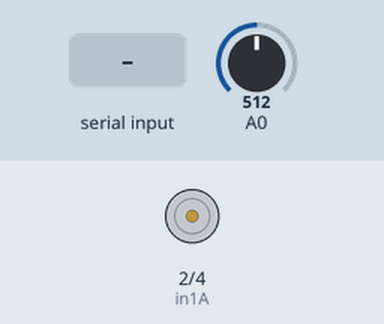
Simulated run of this sketch. Board: Arduino Uno, built with avr-gcc and run on an emulated ATmega328P. Shown: motor-driver pin pairs drawn as motors (green arrow = first pin HIGH = forward, orange = second pin HIGH = backward, longer = more drive, scaled by the enable pin). The inputs (shaded band) are chosen by the test bench; at power-on: A0 = 512. What the sketch prints to the serial monitor is not drawn.

Above: at 1.2 s.
1.3 s: "1" received over Serial
2.8 s: A0 set to 716
At 3.4 s:
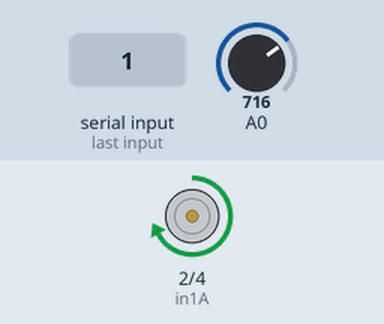
4.3 s: A0 set to 756
At 4.6 s:
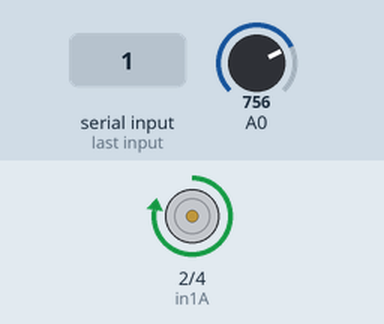
5.8 s: A0 set to 768
At 7.0 s:
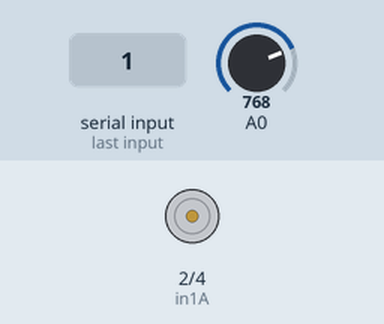
7.3 s: A0 set to 900
At 8.1 s:
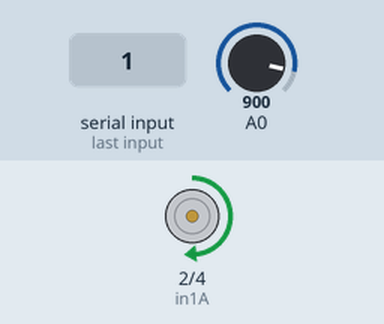
8.8 s: A0 set to 306
At 9.2 s:
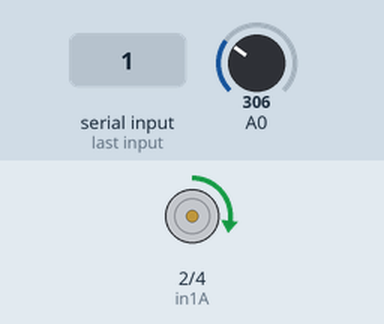
Timing chart, 0 to 11.3 s (numbered marks = the images above; inputs shaded):
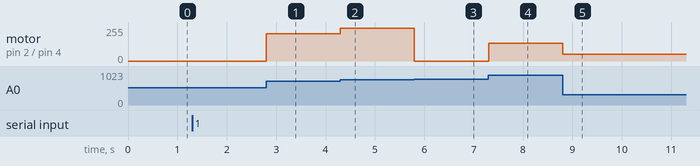

Measured:
- the behaviour switches between 767 and 768 on A0 (found by bisection; images 2 and 3)
- after the input at 2.8 s, motor on pin 2 (in1A) / pin 4 (in2A): stopped → forward 204/255 at once
- after the input at 4.3 s, motor on pin 2 (in1A) / pin 4 (in2A): forward 204/255 → forward 244/255 at once
- after the input at 5.8 s, motor on pin 2 (in1A) / pin 4 (in2A): forward 244/255 → stopped at once
- after the input at 7.3 s, motor on pin 2 (in1A) / pin 4 (in2A): stopped → forward 132/255 at once
- after the input at 8.8 s, motor on pin 2 (in1A) / pin 4 (in2A): forward 132/255 → forward 50/255 at once

The sketch:

MotortestRun_V4_potentiometer.ino
```cpp
// controler le motor avec le potentiometre

int pwmA = 5;
int in1A = 2;
int in2A = 4;
int stby = 9;

int MotorSpeed1 = 0;

int ch;

void setup()
{
  // initialize serial communication at 9600 bits per second:
  Serial.begin(115200);
  pinMode(pwmA, OUTPUT);
  pinMode(in1A, OUTPUT);
  pinMode(in2A, OUTPUT);

  Serial.println("1: forward, 2: backward and s to stop ");
}

// the loop routine runs over and over again forever:
void loop()
{
  if (Serial.available())
  {
    char ch = Serial.read();

    while (ch == '1')
    {
      int sensorValue = analogRead(A0);

      digitalWrite(in1A, HIGH);
      digitalWrite(in2A, LOW);
      digitalWrite(stby, HIGH);

      MotorSpeed1 = sensorValue ;

      analogWrite(pwmA, MotorSpeed1);

      delay(1);        // delay in between reads for stability
    }

    while (ch == '2')
    {
      int sensorValue = analogRead(A0);

      digitalWrite(in1A, LOW);
      digitalWrite(in2A, HIGH);
      digitalWrite(stby, HIGH);

      MotorSpeed1 = sensorValue ;

      analogWrite(pwmA, MotorSpeed1);

      delay(1);        // delay in between reads for stability
    }


     }
     while (ch == 's')
     {
       digitalWrite(in1A, LOW);
       digitalWrite(in2A, LOW);
       digitalWrite(stby, LOW);

       analogWrite(pwmA, 0);

     }
  }
```
